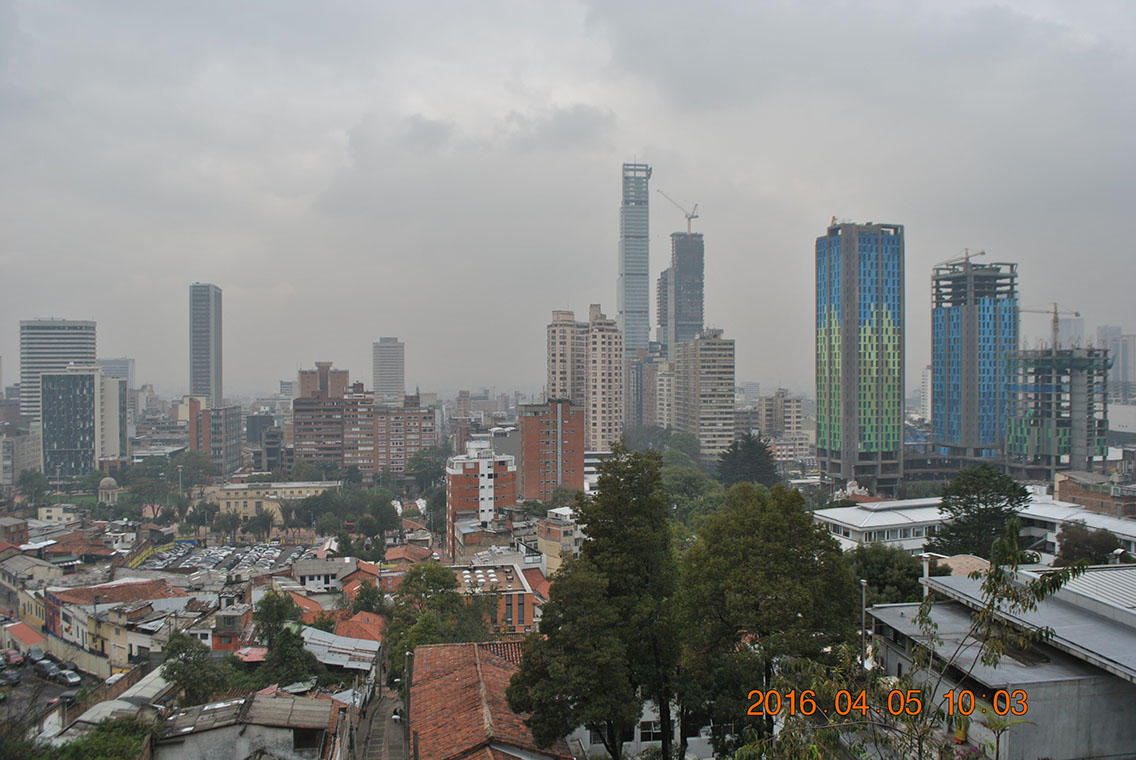
%> input picture 5.JPG, 1136 x 760 px
$ octave --eval "subplot;"   (GNU Octave 9; MATLAB toolbox functions it lacks are replaced by stand-ins)
%> lines starting %> are read from the running program, lines starting %| are printed output that depends on the picture; in (x1, y1, x2, y2) boxes, pixels count from 0 and x2, y2 are one past the last pixel; in counts of white or black regions, pixels touching at a corner belong together; the program's own positions count from 1
 %Analisis de la visibilidad atmosferica del centro de la ciudad de Bogotá por medio de la intensidad  de imagenes
%Primer sitio: ML1
%Número de posibles imagenes:5
%Los niveles de las imagenes fueron arrglados previamente en ps, ademas del tamaño de las mismas.
%Se tendra una resolución de 100 pixeles/cm en 1000x~700 pixeles
%La base será la imagen 5
function subplot()

imagen = rgb2gray(imread('5.jpg'));
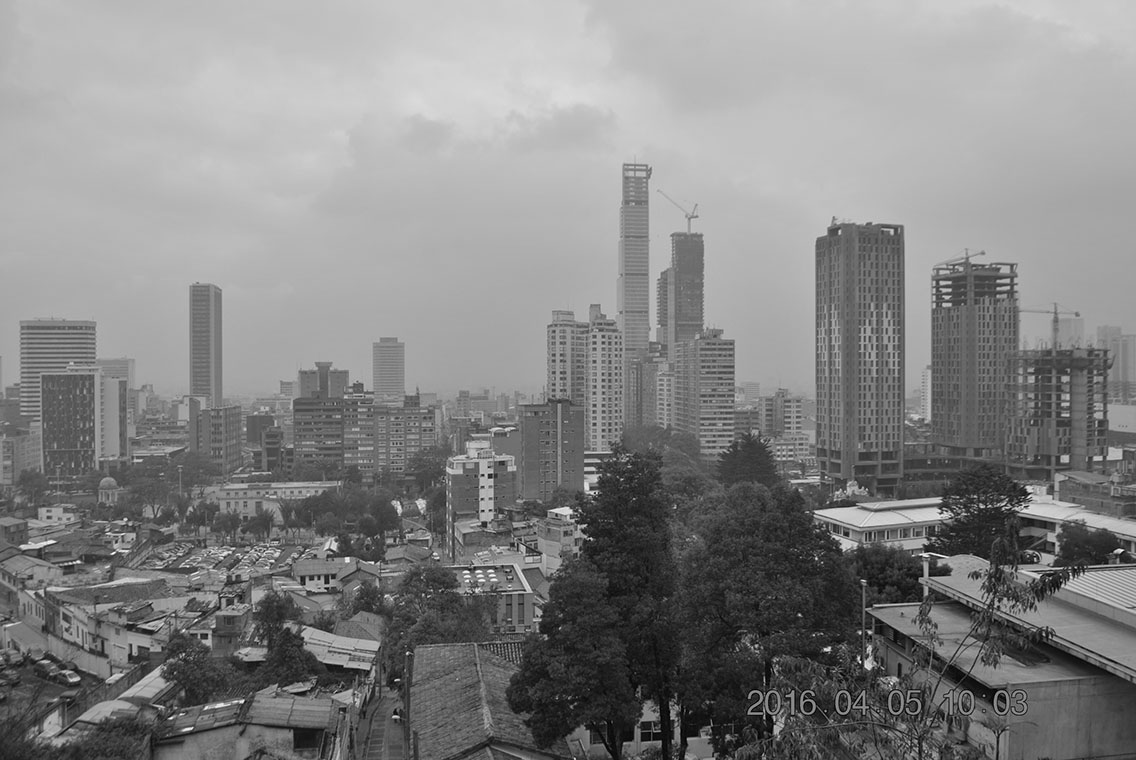
%> imagen: size 760x1136 uint8; min 0, max 254, mean 132.6
zone1 = imagen(330:370,600:650);
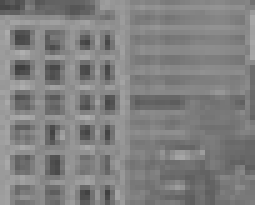
%> zone1: size 41x51 uint8 (shown 5 times larger); min 63, max 174, mean 127.9
prom = mean2(zone1);
%> prom = 127.9
imagen(330:370,600:650) = 0;
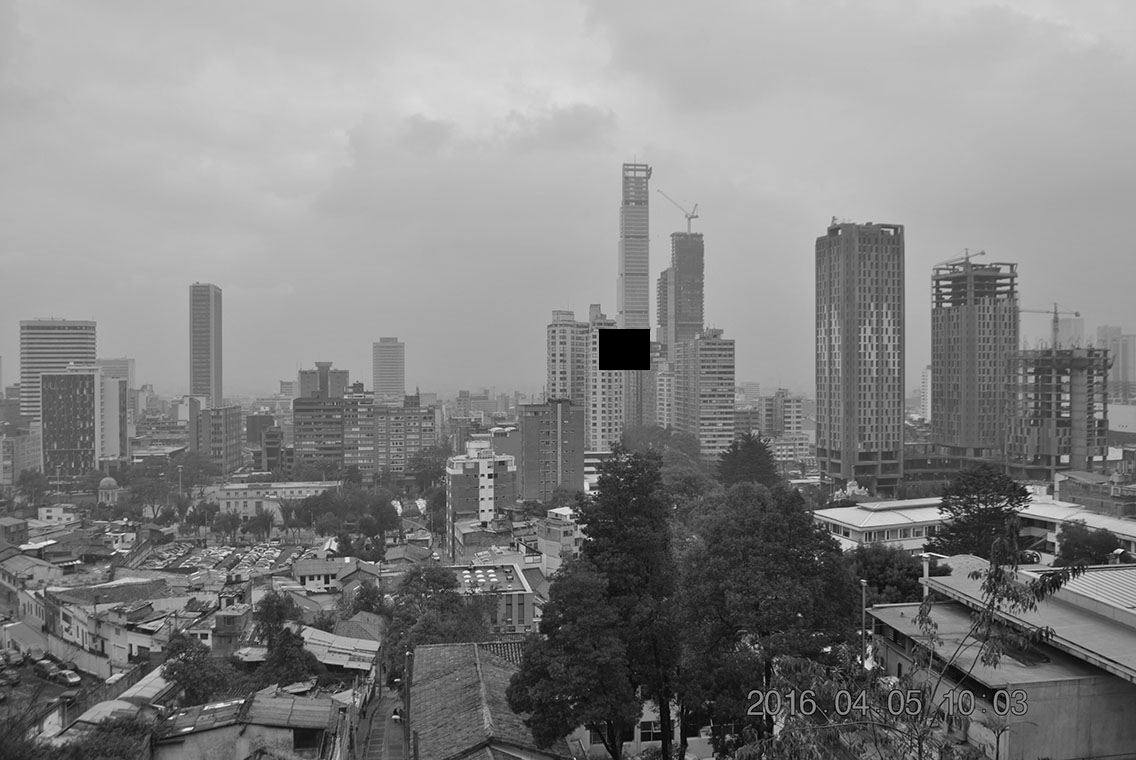
%> imagen: size 760x1136 uint8; 0.24% of pixels changed, all inside (x1, y1, x2, y2) = (599, 329, 650, 370)
fprintf('El promedio de la imagen base es %d, \n ',prom);
%| El promedio de la imagen base es 127.857,
imshow(imagen);
axis('on');
title('Imagen base');
juana=dir([pwd,'\*.JPG']);
numarchivos = length(juana);
arreglo = zeros(1,numarchivos);
arreglo1 = zeros(1,numarchivos);
arreglo2 = zeros(1,numarchivos);
for n=1:numarchivos

    text = sprintf('%d.jpg',n);
    foto = rgb2gray(imread(text));
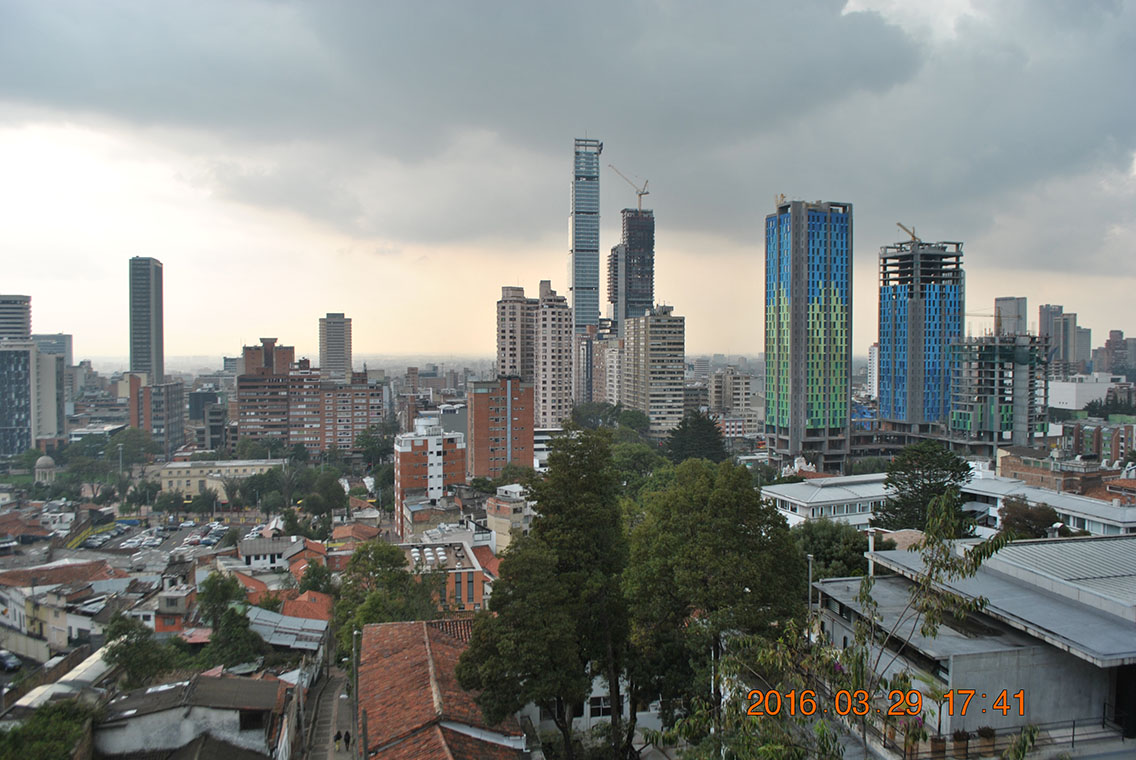
%> input picture 1.JPG, 1136 x 760 px
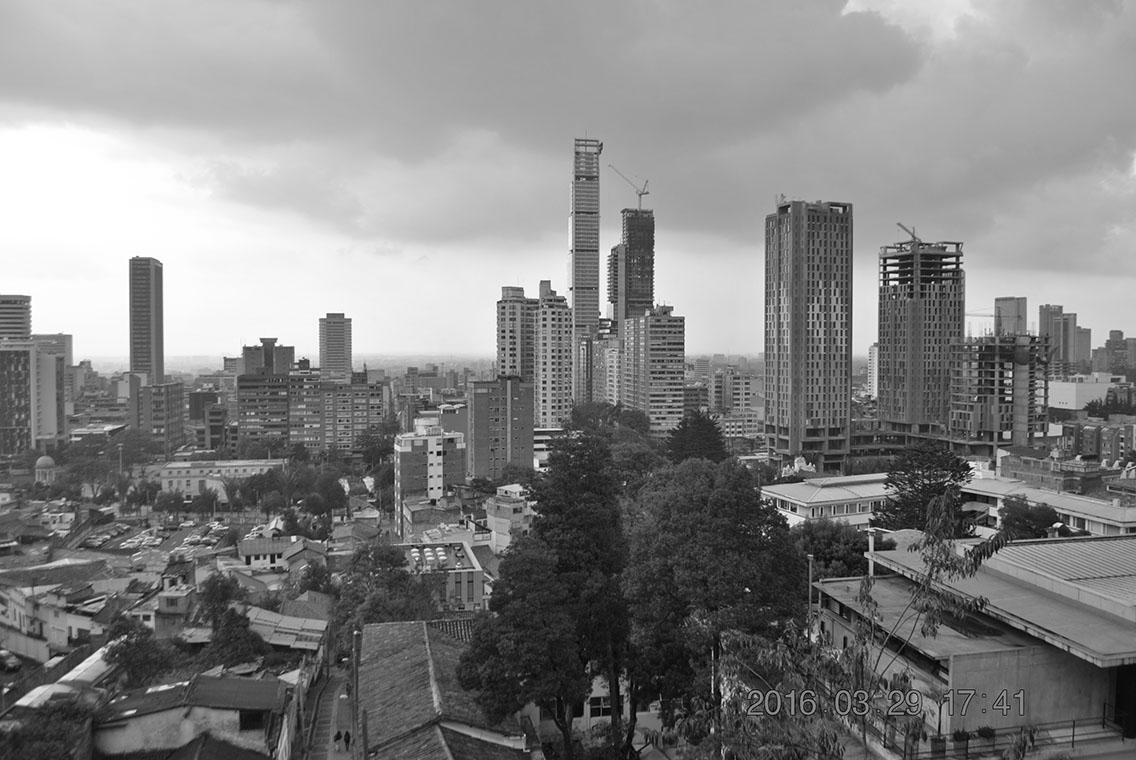
%> foto: size 760x1136 uint8; min 0, max 255, mean 131.3
    zone2 = foto(330:370,600:650);
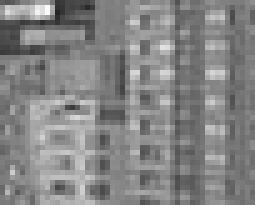
%> zone2: size 41x51 uint8 (shown 5 times larger); min 37, max 251, mean 132.2
    prom2 = mean2(zone2);
%> prom2 = 132.2
    foto(330:370,600:650) = 0;
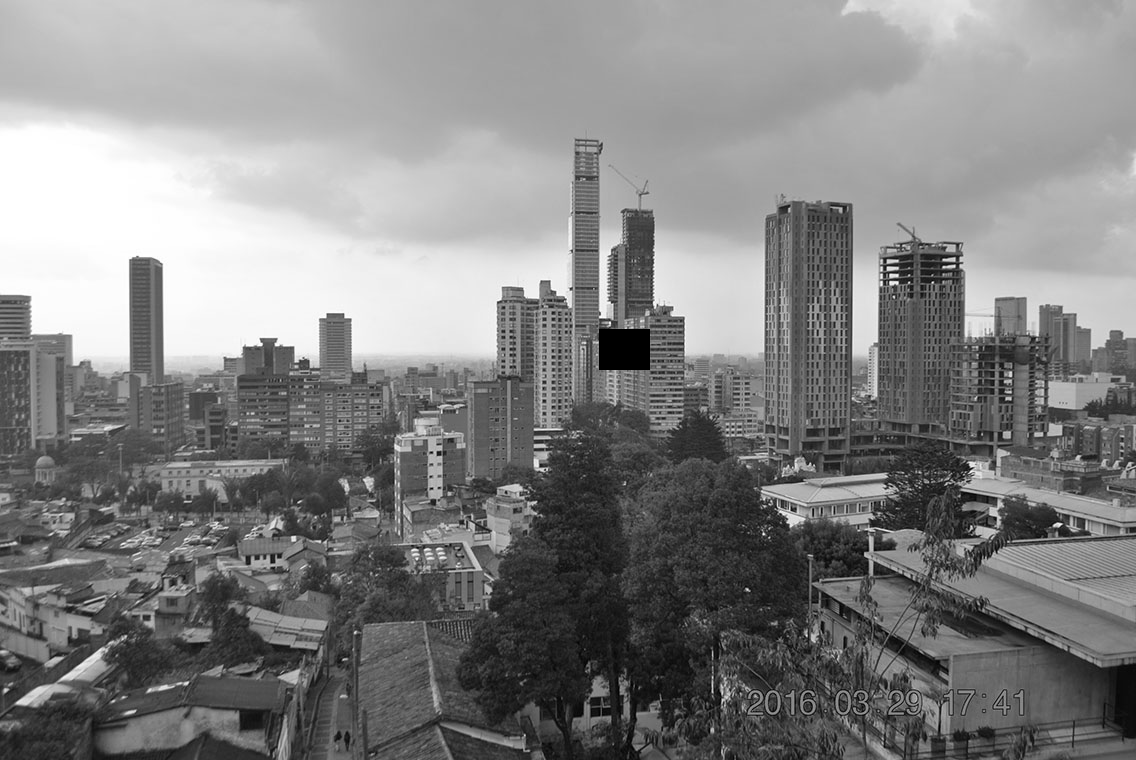
%> foto: size 760x1136 uint8; 0.24% of pixels changed, all inside (x1, y1, x2, y2) = (599, 329, 650, 370)
    arreglo(n) = prom2;
    figure(n);
    imshow(foto);
    title(text);
    axis('on');
    hold on;
end

disp(arreglo);

fprintf('El promedio del resto de las imagenes es %d, \n',arreglo(1));

        for n=1:5

        concentracion=(prom-arreglo(n+1))/(prom-arreglo(n));
        arreglo1(n)=concentracion;
        coef=(-(1/13985))*log(concentracion);
        arreglo2(n)=coef;
        promcoef = mean2(arreglo2);

        end

fprintf('La concentración de c(x2)/c(x1) es %d,\n' ,arreglo1);
fprintf('El coeficiente de extinción %d \n',arreglo2);
fprintf('El promedio del coeficiente de extinsión es de %d.',promcoef);

end
%> (the run ends here)
